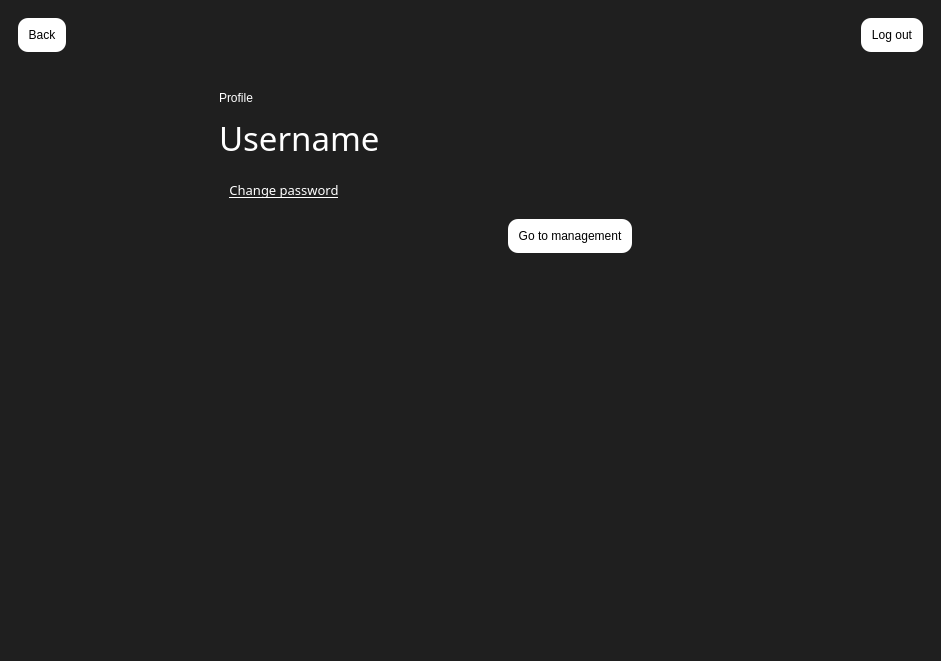
<?xml version="1.0" encoding="UTF-8"?>
<ui version="4.0">
 <class>MainWindow</class>
 <widget class="QMainWindow" name="MainWindow">
  <property name="geometry">
   <rect>
    <x>0</x>
    <y>0</y>
    <width>941</width>
    <height>661</height>
   </rect>
  </property>
  <property name="windowTitle">
   <string>MainWindow</string>
  </property>
  <property name="styleSheet">
   <string notr="true"/>
  </property>
  <widget class="QWidget" name="centralwidget">
   <property name="styleSheet">
    <string notr="true">* {
color:white;
font: 10pt &quot;Arial Rounded MT Bold&quot;;
}

#centralwidget {
background-color: #1f1f1f;
}

#username {
font: 25pt &quot;Arial Rounded MT Bold&quot;;
}

#profile_image {
border: 0px;
width:100px;
height:100px
}

#widget #logout_btn{
background-color:white;
color:black;
padding: 10px;
border-radius: 10px;
}

#widget #back_btn{
background-color:white;
color:black;
padding: 10px;
border-radius: 10px;
}

#widget_2 #change_password{
background-color:#1f1f1f;
color:white;
padding: 10px;
border-radius: 10px;
}

#goToAdmin{
background-color:white;
color:black;
padding: 10px;
border-radius: 10px;
}

#profile_image{
border:none;
}

#top_artist_list{
background-color:#1f1f1f;
border:none;
}</string>
   </property>
   <layout class="QVBoxLayout" name="verticalLayout">
    <property name="spacing">
     <number>0</number>
    </property>
    <property name="leftMargin">
     <number>0</number>
    </property>
    <property name="topMargin">
     <number>0</number>
    </property>
    <property name="rightMargin">
     <number>0</number>
    </property>
    <property name="bottomMargin">
     <number>0</number>
    </property>
    <item>
     <widget class="QWidget" name="widget_4" native="true">
      <layout class="QVBoxLayout" name="verticalLayout_3">
       <property name="spacing">
        <number>20</number>
       </property>
       <item>
        <widget class="QWidget" name="widget" native="true">
         <layout class="QHBoxLayout" name="horizontalLayout">
          <item alignment="Qt::AlignLeft">
           <widget class="QPushButton" name="back_btn">
            <property name="text">
             <string>Back</string>
            </property>
           </widget>
          </item>
          <item alignment="Qt::AlignRight">
           <widget class="QPushButton" name="logout_btn">
            <property name="text">
             <string>Log out</string>
            </property>
           </widget>
          </item>
         </layout>
        </widget>
       </item>
       <item>
        <widget class="QWidget" name="widget_2" native="true">
         <layout class="QHBoxLayout" name="horizontalLayout_2">
          <property name="spacing">
           <number>0</number>
          </property>
          <property name="leftMargin">
           <number>0</number>
          </property>
          <property name="topMargin">
           <number>0</number>
          </property>
          <property name="rightMargin">
           <number>0</number>
          </property>
          <property name="bottomMargin">
           <number>0</number>
          </property>
          <item>
           <widget class="QPushButton" name="profile_image">
            <property name="minimumSize">
             <size>
              <width>0</width>
              <height>0</height>
             </size>
            </property>
            <property name="maximumSize">
             <size>
              <width>200</width>
              <height>200</height>
             </size>
            </property>
            <property name="text">
             <string/>
            </property>
            <property name="icon">
             <iconset>
              <normaloff>resources3.qrc/user.png</normaloff>resources3.qrc/user.png</iconset>
            </property>
            <property name="iconSize">
             <size>
              <width>200</width>
              <height>200</height>
             </size>
            </property>
           </widget>
          </item>
          <item>
           <layout class="QVBoxLayout" name="verticalLayout_2">
            <property name="spacing">
             <number>10</number>
            </property>
            <property name="leftMargin">
             <number>10</number>
            </property>
            <property name="topMargin">
             <number>10</number>
            </property>
            <property name="rightMargin">
             <number>10</number>
            </property>
            <property name="bottomMargin">
             <number>10</number>
            </property>
            <item alignment="Qt::AlignLeft">
             <widget class="QLabel" name="label_3">
              <property name="text">
               <string>Profile</string>
              </property>
             </widget>
            </item>
            <item>
             <widget class="QLabel" name="username">
              <property name="font">
               <font>
                <family>Arial Rounded MT Bold</family>
                <pointsize>25</pointsize>
                <weight>50</weight>
                <italic>false</italic>
                <bold>false</bold>
               </font>
              </property>
              <property name="text">
               <string>Username</string>
              </property>
             </widget>
            </item>
            <item alignment="Qt::AlignLeft">
             <widget class="QPushButton" name="change_password">
              <property name="font">
               <font>
                <family>Arial Rounded MT Bold</family>
                <pointsize>10</pointsize>
                <weight>50</weight>
                <italic>false</italic>
                <bold>false</bold>
                <underline>true</underline>
               </font>
              </property>
              <property name="text">
               <string>Change password</string>
              </property>
             </widget>
            </item>
            <item alignment="Qt::AlignHCenter">
             <widget class="QPushButton" name="goToAdmin">
              <property name="maximumSize">
               <size>
                <width>200</width>
                <height>200</height>
               </size>
              </property>
              <property name="text">
               <string>Go to management</string>
              </property>
             </widget>
            </item>
           </layout>
          </item>
         </layout>
        </widget>
       </item>
       <item>
        <widget class="QWidget" name="widget_3" native="true">
         <layout class="QVBoxLayout" name="verticalLayout_4">
          <property name="spacing">
           <number>0</number>
          </property>
          <property name="leftMargin">
           <number>0</number>
          </property>
          <property name="topMargin">
           <number>0</number>
          </property>
          <property name="rightMargin">
           <number>0</number>
          </property>
          <property name="bottomMargin">
           <number>0</number>
          </property>
          <item>
           <widget class="QListWidget" name="top_artist_list"/>
          </item>
         </layout>
        </widget>
       </item>
      </layout>
     </widget>
    </item>
   </layout>
  </widget>
 </widget>
 <resources/>
 <connections/>
</ui>
